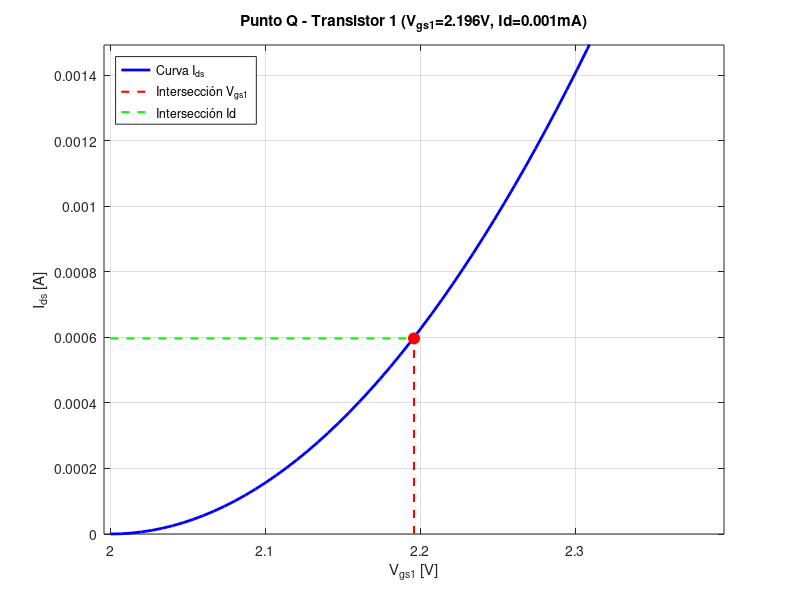
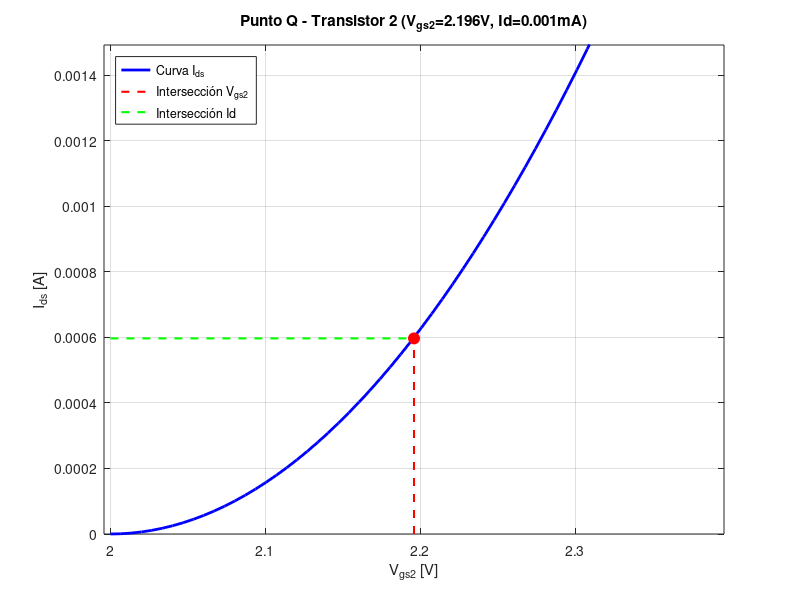
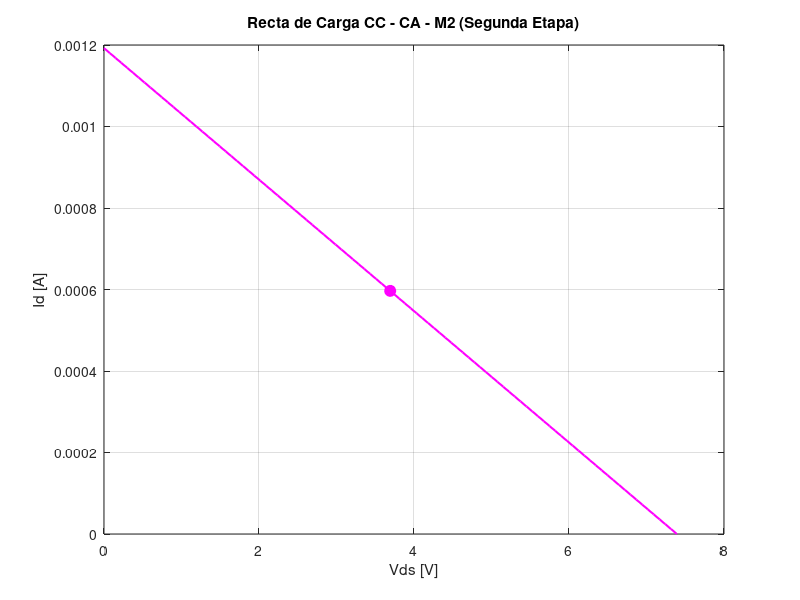
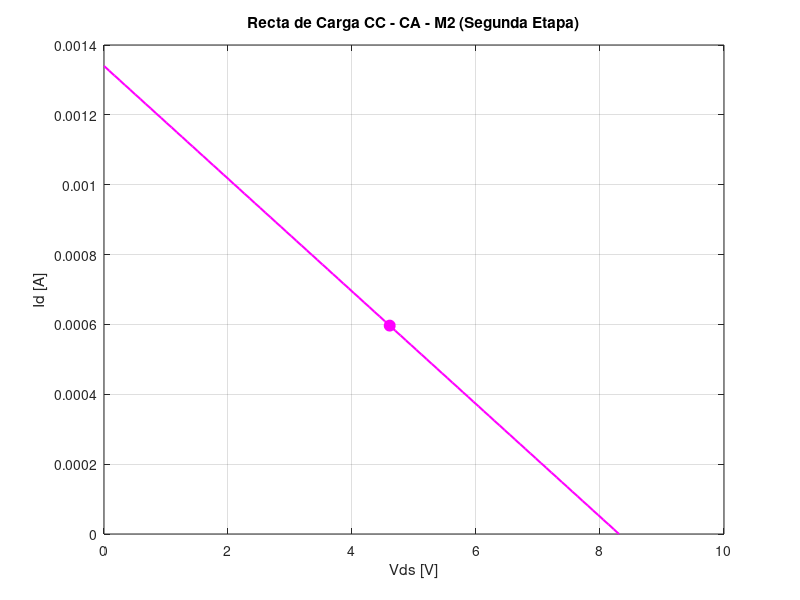

Write the MATLAB code that produced these figures, in order.
clear all; close all; clc;

K   = 0.015625;  % Constante del MOSFET [A/V^2]
Vt  = 2;         % Tensión de umbral [V]
Vdd = 12;        % Tensión de alimentación [V]
Rg1 = 2000000;   % 2 MΩ
Rg2 = 1000000;   % 1 MΩ
Rd  = 1500;      % 1.5 kΩ

Vg1 = (Vdd * Rg2) / (Rg1 + Rg2);  % Vg1 = 4 V


% Rangos de búsqueda para Vp y Rs
v_Vp = 0:0.25:12;       % Rango de Vp [V]
v_Rs = 100:200:10000;    % Rango de Rs [Ω]

mejor_error = inf;
puntos_optimos = [];

% Bucle de iteración
for Vp = v_Vp
    for Rs = v_Rs

        % Definición del sistema de ecuaciones: x = [Ids, Vgs1, Vgs2, Vds1, Vds2]
        sistema = @(x) [
            x(1) - K * (x(2) - Vt)^2;                                % Ecuación 1: Ids1
            x(1) - K * (x(3) - Vt)^2;                                % Ecuación 2: Ids2
            x(2) - (Vg1 - (x(5) - x(1)*Rs));                         % Ecuación 3: Vgs1 = Vg1 - Vd2
            x(3) - (Vp - x(1)*Rs);                                   % Ecuación 4: Vgs2 = Vp - Vs2
            Vdd - x(1)*(Rd + Rs) - x(4) - x(5)                      % Ecuación 5: Malla Vdd
        ];

        % Semilla / Valor inicial de prueba [Ids, Vgs1, Vgs2, Vds1, Vds2]
        x0 = [0.001, 3, 3, 4, 3];

        % Opciones del resolvedor para silenciar mensajes en consola
        options = optimset('Display', 'off');

        % Resolver el sistema de ecuaciones
        [x, fval, info] = fsolve(sistema, x0, options);

        % Desempaquetar resultados
        Ids  = x(1);
        Vgs1 = x(2);
        Vgs2 = x(3);
        Vds1 = x(4);
        Vds2 = x(5);

        % Validar que la solución sea físicamente válida y opere en saturación:
        % 1. Corriente positiva
        % 2. Ambos MOSFETs por encima del umbral (Vgs > Vt)
        % 3. Ambos MOSFETs en región de saturación (Vds >= Vgs - Vt)
        if (info == 1) && (Ids > 0) && (Vgs1 > Vt) && (Vgs2 > Vt) && ...
           (Vds1 >= (Vgs1 - Vt)) && (Vds2 >= (Vgs2 - Vt))

            % Tensión óptima ideal para Máxima Excursión Simétrica en Vds1
            %Vds1_opt = (Vdd - Ids*(Rd + Rs) - Vds2) / 2;
            %Vds1_opt = Vdd/2;
            Vds1_opt = (Vdd-Vds2)/2;

            % Error respecto a la máxima excursión
            error_excursion = abs(Vds1 - Vds1_opt);

            % Guardar la combinación con menor error
            if error_excursion < mejor_error
                mejor_error = error_excursion; %actualiza el mejor error
                puntos_optimos = [Vp, Rs, Ids, Vgs1, Vgs2, Vds1, Vds2, Vds1_opt];
            endif
        endif

    endfor
endfor

% =========================================================================
% MOSTRAR RESULTADOS EN PANTALLA
% =========================================================================
if !isempty(puntos_optimos)
    fprintf('\n=== RESULTADOS MÁXIMA EXCURSIÓN SIMÉTRICA ===\n');
    fprintf('Vp óptimo : %.3f V\n', puntos_optimos(1));
    fprintf('Rs óptimo : %.2f Ohm\n', puntos_optimos(2));
    fprintf('--------------------------------------------\n');
    fprintf('Ids  : %.4f mA \n', puntos_optimos(3)*1000);
    fprintf('Vgs1 : %.3f V\n', puntos_optimos(4));
    fprintf('Vgs2 : %.3f V\n', puntos_optimos(5));
    fprintf('Vds1 : %.3f V (Punto de operación)\n', puntos_optimos(6));
    fprintf('Vds2 : %.3f V\n', puntos_optimos(7));
    fprintf('Vds1_optimo (Mitad de rama): %.3f V\n', puntos_optimos(8));
    fprintf('Error en excursión: %.6f V\n', mejor_error);
else
    fprintf('No se encontró una solución válida dentro de los rangos especificados.\n');
endif

% Valores óptimos encontrados para Máxima Excursión Simétrica
Vp_opt = puntos_optimos(1);   % [V]
Rs_opt = puntos_optimos(2);  % [Ohm]

sistema = @(x) [
    x(1) - K * (x(2) - Vt)^2;         % Ids - K*(Vgs1-Vt)^2 = 0
    x(1) - K * (x(3) - Vt)^2;         % Ids - K*(Vgs2-Vt)^2 = 0
    x(2) - (Vg1 - (x(5) - x(1)*Rs_opt)); % Vgs1 = Vg1 - Vd2
    x(3) - (Vp_opt - x(1)*Rs_opt);    % Vgs2 = Vp - Vs2
    Vdd - x(1)*(Rd + Rs_opt) - x(4) - x(5) % Malla Vdd
];

x0 = [0.002, 2.5, 2.5, 3.0, 4.0];
[x, ~, info] = fsolve(sistema, x0);

if info == 1
    Ids_q  = x(1);  % Corriente en Amperios
    Vgs1_q = x(2);
    Vgs2_q = x(3);
    Vds1_q = x(4);
    Vds2_q = x(5);
else
    error('El sistema no convergió con los valores óptimos provistos.');
endif

gm1 = 2*K*(Vgs1_q-Vt);
gm2 = 2*K*(Vgs2_q-Vt);

% =========================================================================
% 3. CÁLKULO E IMPRESIÓN DE LOS PARÁMETROS FINALES DE CADA TRANSISTOR
% =========================================================================
fprintf('\n======================================================\n');
fprintf('  PARÁMETROS OPERATIVOS FINALES (PUNTO Q) DE LOS MOSFETs \n');
fprintf('======================================================\n');
fprintf(' Parámetros de entrada seleccionados:\n');
fprintf('   Vp = %.2f V\n', Vp_opt);
fprintf('   Rs = %.2f Ohm\n', Rs_opt);
fprintf('------------------------------------------------------\n');
fprintf(' TRANSISTOR 1 (M1):\n');
fprintf('   Id1  = %.4f mA\n', Ids_q*1000);
fprintf('   Vgs1 = %.3f V\n', Vgs1_q);
fprintf('   Vds1 = %.3f V\n', Vds1_q);
fprintf('   gm1 = %.3f mS\n', gm1*1000);
fprintf('------------------------------------------------------\n');
fprintf(' TRANSISTOR 2 (M2):\n');
fprintf('   Id2  = %.4f mA\n', Ids_q*1000);
fprintf('   Vgs2 = %.3f V\n', Vgs2_q);
fprintf('   Vds2 = %.3f V\n', Vds2_q);
fprintf('   gm2 = %.3f mS\n', gm2*1000);
fprintf('======================================================\n\n');

% Vector para graficar la parábola característica
Vgs_vec = linspace(Vt, Vt + 2, 300);
Ids_vec = K * (Vgs_vec - Vt) .^ 2;

% --- Gráfica Transistor 1 ---
figure(1);
plot(Vgs_vec, Ids_vec, 'b-', 'LineWidth', 2);
hold on;
line([Vgs1_q Vgs1_q], [0 Ids_q], 'Color', 'r', 'LineStyle', '--', 'LineWidth', 1.5);
line([Vt Vgs1_q], [Ids_q Ids_q], 'Color', 'g', 'LineStyle', '--', 'LineWidth', 1.5);
plot(Vgs1_q, Ids_q, 'ro', 'MarkerSize', 8, 'MarkerFaceColor', 'r');

% --- LÍMITES DE LOS EJES (Rango Reducido) ---
xlim([Vgs1_q - 0.2, Vgs1_q + 0.2]);   % Rango X centrado en Vgs1_q (ej. ±0.2V)
ylim([0, Ids_q * 2.5]);                % Rango Y desde 0 hasta un poco más del Id de reposo

grid on;
xlabel('V_{gs1} [V]');
ylabel('I_{ds} [A]');
title(sprintf('Punto Q - Transistor 1 (V_{gs1}=%.3fV, Id=%.3fmA)', Vgs1_q, Ids_q));
legend('Curva I_{ds}', 'Intersección V_{gs1}', 'Intersección Id', 'Location', 'northwest');
hold off;

% --- Gráfica Transistor 2 ---
figure(2);
plot(Vgs_vec, Ids_vec, 'b-', 'LineWidth', 2);
hold on;
line([Vgs2_q Vgs2_q], [0 Ids_q], 'Color', 'r', 'LineStyle', '--', 'LineWidth', 1.5);
line([Vt Vgs2_q], [Ids_q Ids_q], 'Color', 'g', 'LineStyle', '--', 'LineWidth', 1.5);
plot(Vgs2_q, Ids_q, 'ro', 'MarkerSize', 8, 'MarkerFaceColor', 'r');

% --- LÍMITES DE LOS EJES (Rango Reducido) ---
xlim([Vgs2_q - 0.2, Vgs2_q + 0.2]);   % Rango X centrado en Vgs2_q
ylim([0, Ids_q * 2.5]);                % Rango Y adaptado a la corriente de reposo

grid on;
xlabel('V_{gs2} [V]');
ylabel('I_{ds} [A]');
title(sprintf('Punto Q - Transistor 2 (V_{gs2}=%.3fV, Id=%.3fmA)', Vgs2_q, Ids_q));
legend('Curva I_{ds}', 'Intersección V_{gs2}', 'Intersección Id', 'Location', 'northwest');
hold off;

Rl = 1200;

figure(3);

Vds_1 = linspace(0, Vdd-Vds2_q, 100);
Ids_1 = (Vdd-Vds2_q)/(Rd+Rs_opt) - Vds_1/(Rd+Rs_opt);
Rca1  = Rs_opt + 1/(1/Rl+1/Rd);
ids_1 = Ids_q + (Vdd-Vds2_q) -Vds_1/Rca1;

plot(Vds_1, Ids_1, 'm', 'LineWidth', 1.5);
hold on;
%plot(Vds_1, ids_1, 'm', 'LineWidth', 1.5);
hold on;
plot(Vds1_q, Ids_q, 'mo', 'markersize', 8, 'markerfacecolor', 'm');
title('Recta de Carga CC - CA - M2 (Segunda Etapa)');
xlabel('Vds [V]'); ylabel('Id [A]');
grid on;
hold off;

figure(4);

Vds_2 = linspace(0, Vdd-Vds1_q, 100);
Ids_2 = (Vdd-Vds1_q)/(Rd+Rs_opt) - Vds_2/(Rd+Rs_opt);
Rca2  = Rs_opt + 1/(1/Rl+1/Rd);
ids_2 = Ids_q + (Vdd-Vds1_q) -Vds_2/Rca1;

plot(Vds_2, Ids_2, 'm', 'LineWidth', 1.5);
hold on;
%plot(Vds_1, ids_1, 'm', 'LineWidth', 1.5);
hold on;
plot(Vds2_q, Ids_q, 'mo', 'markersize', 8, 'markerfacecolor', 'm');
title('Recta de Carga CC - CA - M2 (Segunda Etapa)');
xlabel('Vds [V]'); ylabel('Id [A]');
grid on;
hold off;

disp('-- IMPEDANCIAS --');
rds = 7.5;
mu1 = gm1*rds
mu2 = gm2*rds
Rl = 1000;

Raux1 = rds+rds*(mu1+1)+Rs_opt*(mu1+1)*(mu2+1);
Zout = 1/(1/Rd+1/Raux1)

Raux2 = rds+Rs_opt/(mu2+1);
Raux3 = (rds+1/(1/Rd+1/Rl))*(mu1+1);
Zin = 1/(1/Raux2+1/Raux3)
